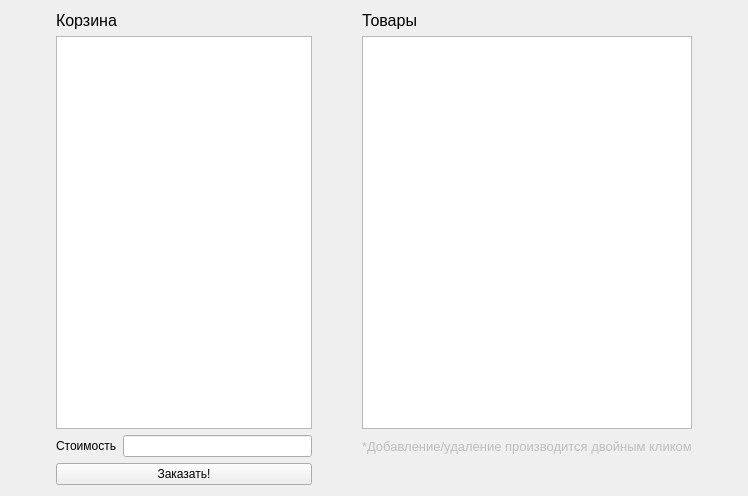
<?xml version="1.0" encoding="UTF-8"?>
<ui version="4.0">
 <class>shop</class>
 <widget class="QWidget" name="shop">
  <property name="geometry">
   <rect>
    <x>0</x>
    <y>0</y>
    <width>748</width>
    <height>496</height>
   </rect>
  </property>
  <property name="windowTitle">
   <string>Form</string>
  </property>
  <layout class="QGridLayout" name="gridLayout">
   <item row="1" column="0">
    <spacer name="horizontalSpacer_2">
     <property name="orientation">
      <enum>Qt::Horizontal</enum>
     </property>
     <property name="sizeHint" stdset="0">
      <size>
       <width>40</width>
       <height>20</height>
      </size>
     </property>
    </spacer>
   </item>
   <item row="2" column="1">
    <widget class="QLabel" name="label_3">
     <property name="text">
      <string>Стоимость</string>
     </property>
    </widget>
   </item>
   <item row="0" column="1" colspan="2">
    <widget class="QLabel" name="label">
     <property name="font">
      <font>
       <pointsize>12</pointsize>
      </font>
     </property>
     <property name="text">
      <string>Корзина</string>
     </property>
    </widget>
   </item>
   <item row="1" column="3">
    <spacer name="horizontalSpacer">
     <property name="orientation">
      <enum>Qt::Horizontal</enum>
     </property>
     <property name="sizeHint" stdset="0">
      <size>
       <width>40</width>
       <height>20</height>
      </size>
     </property>
    </spacer>
   </item>
   <item row="1" column="1" colspan="2">
    <widget class="QListWidget" name="lw_my"/>
   </item>
   <item row="3" column="1" colspan="2">
    <widget class="QPushButton" name="pushButton">
     <property name="text">
      <string>Заказать!</string>
     </property>
    </widget>
   </item>
   <item row="1" column="4">
    <widget class="QListWidget" name="lw_pr"/>
   </item>
   <item row="0" column="4">
    <widget class="QLabel" name="label_2">
     <property name="font">
      <font>
       <pointsize>12</pointsize>
      </font>
     </property>
     <property name="text">
      <string>Товары</string>
     </property>
    </widget>
   </item>
   <item row="2" column="2">
    <widget class="QLineEdit" name="le_cost"/>
   </item>
   <item row="1" column="5">
    <spacer name="horizontalSpacer_3">
     <property name="orientation">
      <enum>Qt::Horizontal</enum>
     </property>
     <property name="sizeHint" stdset="0">
      <size>
       <width>40</width>
       <height>20</height>
      </size>
     </property>
    </spacer>
   </item>
   <item row="2" column="4">
    <widget class="QLabel" name="label_4">
     <property name="enabled">
      <bool>false</bool>
     </property>
     <property name="font">
      <font>
       <pointsize>10</pointsize>
      </font>
     </property>
     <property name="text">
      <string>*Добавление/удаление производится двойным кликом</string>
     </property>
    </widget>
   </item>
  </layout>
 </widget>
 <resources/>
 <connections/>
</ui>
